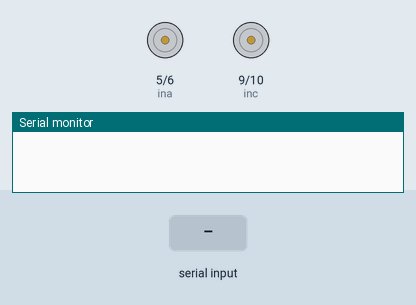
Bench run of a sketch on a simulated Arduino Uno, built with avr-gcc and run on an emulated ATmega328P. On the bench: motor-driver pin pairs drawn as motors (green arrow = first pin HIGH = forward, orange = second pin HIGH = backward, longer = more drive), the last lines printed to the serial monitor. Inputs (shaded band) come from the test bench.

Above: at 1.2 s.
1.3 s: "8" received over Serial
At 2.0 s:
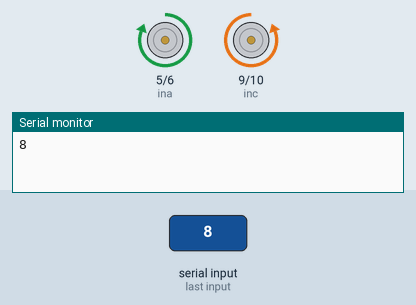
2.9 s: "4" received over Serial
At 3.2 s:
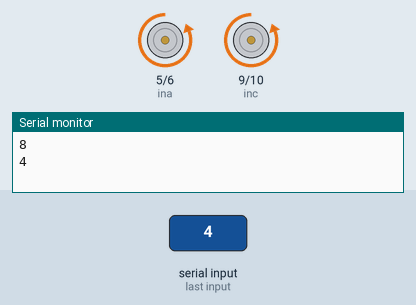
4.4 s: "2" received over Serial
At 5.6 s:
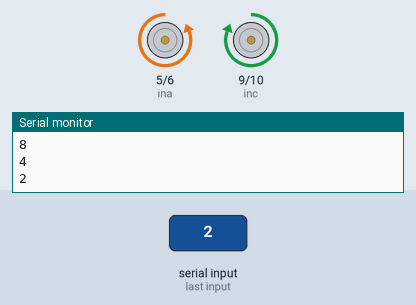
5.9 s: "6" received over Serial
At 6.7 s:
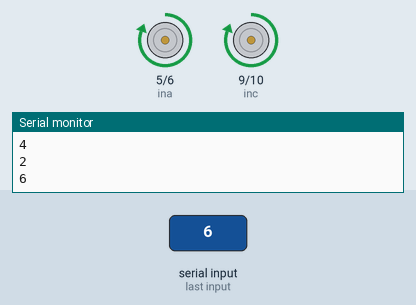
7.4 s: "9" received over Serial
At 7.9 s:
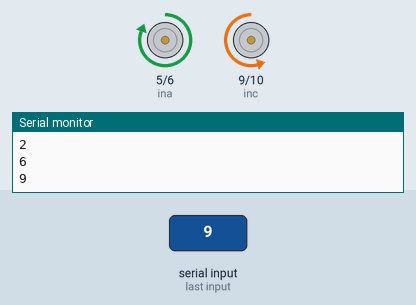
8.9 s: "7" received over Serial
At 10.3 s:
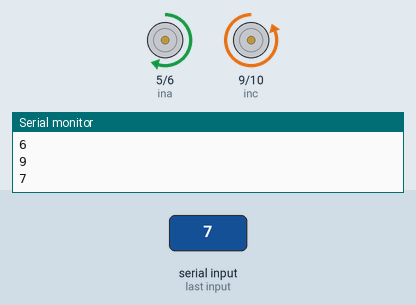
Timing chart, 0 to 11.4 s (numbered marks = the images above; inputs shaded):
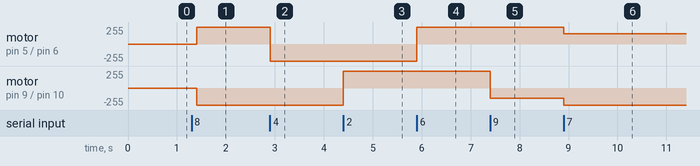

Measured:
- after the input at 1.3 s, motor on pin 5 (ina) / pin 6 (inb): stopped → forward 255/255 after 0.10 s; motor on pin 9 (inc) / pin 10 (ind): stopped → backward 255/255 after 0.10 s
- after the input at 2.9 s, motor on pin 5 (ina) / pin 6 (inb): forward 255/255 → backward 255/255 at once
- after the input at 4.4 s, motor on pin 9 (inc) / pin 10 (ind): backward 255/255 → forward 255/255 at once
- after the input at 5.9 s, motor on pin 5 (ina) / pin 6 (inb): backward 255/255 → forward 255/255 at once
- after the input at 7.4 s, motor on pin 9 (inc) / pin 10 (ind): forward 255/255 → backward 155/255 at once
- after the input at 8.9 s, motor on pin 5 (ina) / pin 6 (inb): forward 255/255 → forward 155/255 at once; motor on pin 9 (inc) / pin 10 (ind): backward 155/255 → backward 255/255 at once

The sketch:

controller_v1.1.ino
```cpp
  //by NOJRAMU
const int ina = 5;
const int inb = 6;
const int inc = 9;
const int ind = 10;
int spd = 255;
int dly = 100;//delay
char mov;

void setup() {
  Serial.begin(9600);
}

void loop() {
  if (Serial.available()){
    mov = Serial.read();
    Serial.println(mov);
  }
  if (mov == '8'){//forward
    analogWrite(ina,spd);
    analogWrite(inb,0);
    analogWrite(inc,0);
    analogWrite(ind,spd);
  }
  else if (mov == '4'){//left
    analogWrite(ina,0);
    analogWrite(inb,spd);
    analogWrite(inc,0);
    analogWrite(ind,spd);
  }
  else if (mov == '2'){//backward
    analogWrite(ina,0);
    analogWrite(inb,spd);
    analogWrite(inc,spd);
    analogWrite(ind,0);
  }
  else if (mov == '6'){//right
    analogWrite(ina,spd);
    analogWrite(inb,0);
    analogWrite(inc,spd);
    analogWrite(ind,0);
  }
  else if (mov == '5'){//stop
    analogWrite(ina,0);
    analogWrite(inb,0);
    analogWrite(inc,0);
    analogWrite(ind,0);
  }
  else if (mov == '9'){//forward right
    analogWrite(ina,spd);
    analogWrite(inb,0);
    analogWrite(inc,0);
    analogWrite(ind,spd-100);
  }
  else if (mov == '7'){//forward left
    analogWrite(ina,spd-100);
    analogWrite(inb,0);
    analogWrite(inc,0);
    analogWrite(ind,spd);
  }
  else if (mov == '1'){//backward right
    analogWrite(ina,0);
    analogWrite(inb,spd-100);
    analogWrite(inc,spd);
    analogWrite(ind,0);
  }
  else if (mov == '3'){//backward left
    analogWrite(ina,0);
    analogWrite(inb,spd);
    analogWrite(inc,spd-100);
    analogWrite(ind,0);
  }
  else if (mov == '+'){//adjust speed faster
    analogWrite(ina,0);
    analogWrite(inb,0);
    analogWrite(inc,0);
    analogWrite(ind,0);
    spd = 255;
  }
  else if (mov == '-'){//adjust speed slower
    analogWrite(ina,0);
    analogWrite(inb,0);
    analogWrite(inc,0);
    analogWrite(ind,0);
    spd = 150;
  }
  delay(dly);
}
```
